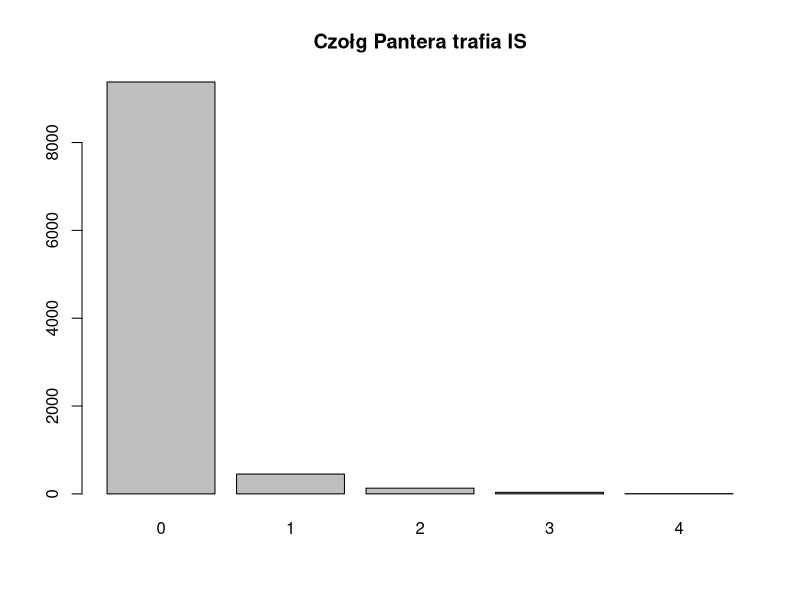

Source code (R):
# Funkcje do rzutu kostkami
rzut_kostkami = function(liczba_kostek = 1)
       sample(1:6, size = liczba_kostek, replace = TRUE)

rzut_kostkami(4)

# Czołgi
czołg_1 = list(atak = 5, 
               pancerz = 2, 
               nazwa = "Pantera")
czołg_2 = list(atak = 6, 
               pancerz = 10, 
               nazwa = "IS-122")

# rozgrywka

wynik_ataku = rzut_kostkami(czołg_1$atak) 
wynik_ataku
liczba_trafien = sum(wynik_ataku > 3)
liczba_trafien

wynik_obrony = rzut_kostkami(czołg_2$pancerz)
wynik_obrony
liczba_obron = sum(wynik_obrony > 3)
liczba_obron


# gra
liczba_gier = 10000

rozgrywki_1 = replicate(liczba_gier, {
  wynik_ataku = rzut_kostkami(czołg_1$atak) 
  liczba_trafien = sum(wynik_ataku > 3)
  
  wynik_obrony = rzut_kostkami(czołg_2$pancerz)
  liczba_obron = sum(wynik_obrony > 3)
  
  if (liczba_trafien > liczba_obron) {
    trafień = liczba_trafien - liczba_obron
  } else {
    trafień = 0
  }
  
  trafień
})


table(rozgrywki_1)

barplot(table(rozgrywki_1), main="Czołg Pantera trafia IS")

mean(rozgrywki_1)

